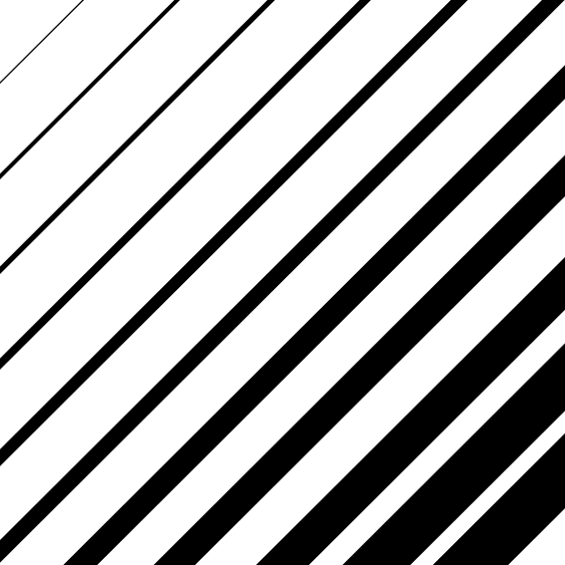
#> input picture MopTest1.png, 565 x 565 px
$ python MopTest1.py
#> lines starting #> are read from the running program, lines starting #| are printed output that depends on the picture; after the words box and inside, x2 and y2 are one past the last pixel; in counts of white or black regions, pixels touching at a corner belong together
import cv2
from matplotlib import pyplot as plt

img = cv2.imread("MopTest1.png", cv2.IMREAD_GRAYSCALE)
#> img is the input picture: shape (565, 565); min 0, max 255, mean 179.2
ret, thresh = cv2.threshold(img, 0, 255, cv2.THRESH_BINARY+cv2.THRESH_OTSU)
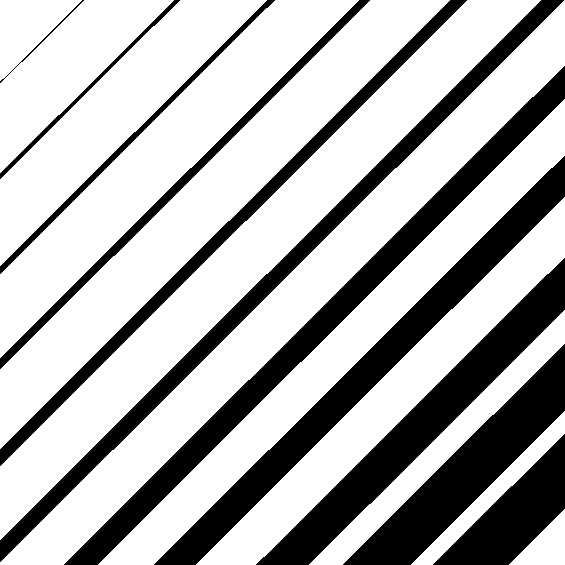
#> thresh: shape (565, 565); 70.3% white; 11 black regions, largest, box (x1, y1, x2, y2) and area: (64, 66, 565, 565) 16389, (154, 156, 565, 565) 16205, (256, 258, 565, 565) 14876
#> ret = 128
kernel = cv2.getStructuringElement(cv2.MORPH_RECT, (5, 5))
dst1 = thresh.copy()
dst2 = thresh.copy()

dilation = cv2.dilate(dst1, kernel, iterations = 1)
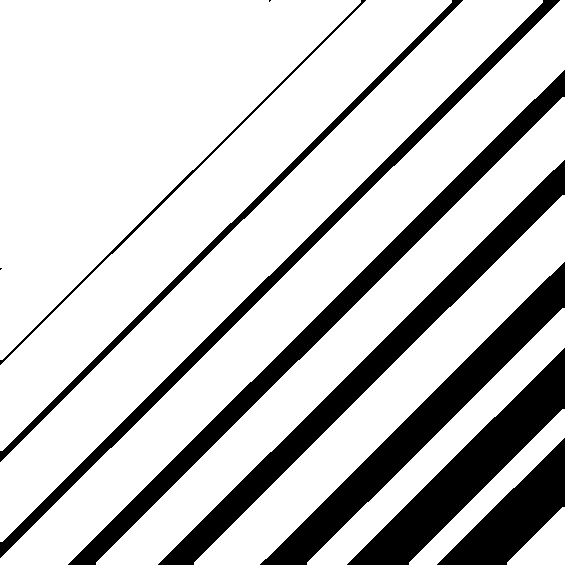
#> dilation: shape (565, 565); 78.3% white; 10 black regions (2 under 20 px), largest, box (x1, y1, x2, y2) and area: (158, 160, 565, 565) 13093, (260, 262, 565, 565) 12624, (68, 70, 565, 565) 12525
erosion = cv2.erode(dst2, kernel, iterations = 1)
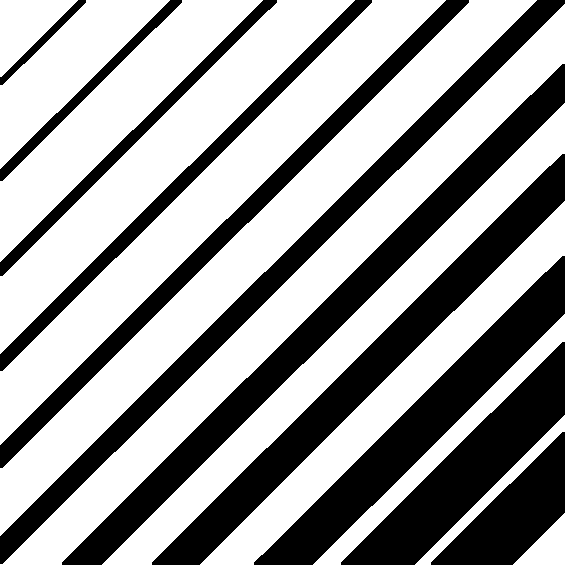
#> erosion: shape (565, 565); 61.9% white; 11 black regions, largest, box (x1, y1, x2, y2) and area: (62, 64, 565, 565) 20253, (152, 154, 565, 565) 19317, (254, 256, 565, 565) 17128

plt.subplot(1, 3, 1), plt.imshow(thresh, "gray")
plt.title("Treshold"), plt.xticks([]), plt.yticks([])
plt.subplot(1, 3, 2), plt.imshow(dilation, "gray")
plt.title("Dilation"), plt.xticks([]), plt.yticks([])
plt.subplot(1, 3, 3), plt.imshow(erosion, "gray")
plt.title("Erosion"), plt.xticks([]), plt.yticks([])

plt.show()
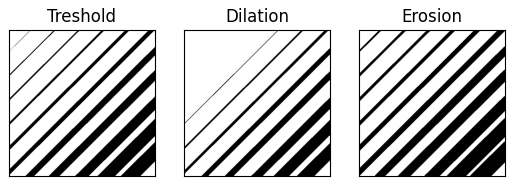
#> figure drawn by matplotlib, 3 panels

$ run again, with MopTest2.png copied over MopTest1.png
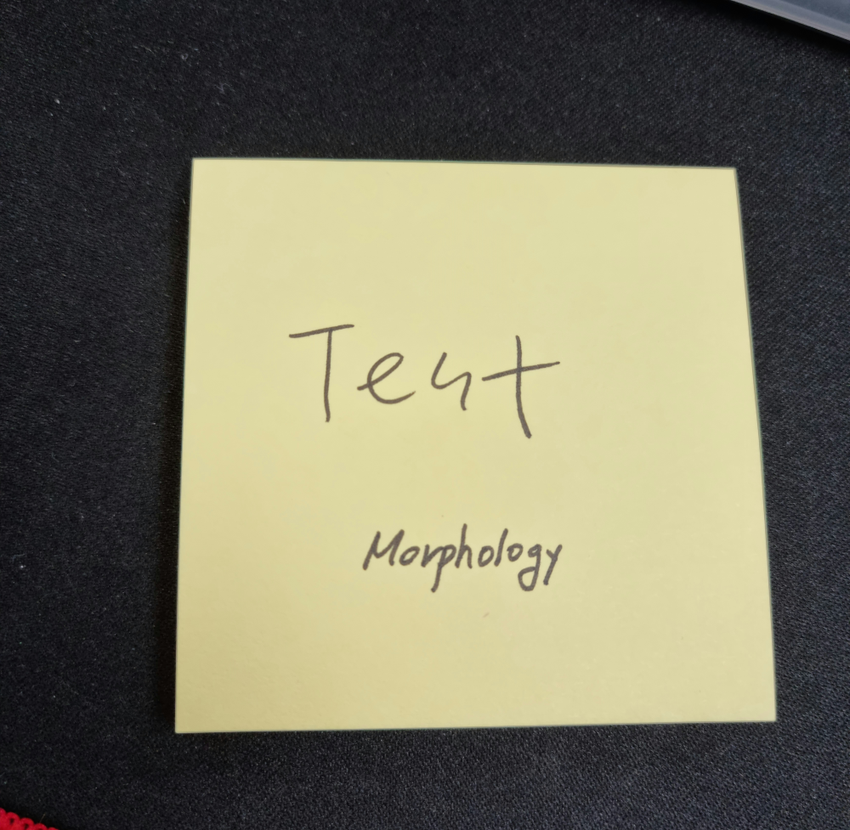
#> input picture MopTest2.png, 850 x 830 px, shrunk from 1000 x 977 before the run
#> `ret, thresh = cv2.threshold(img, 0, 255, cv2.THRESH_BINARY+cv2.THRESH_..`:
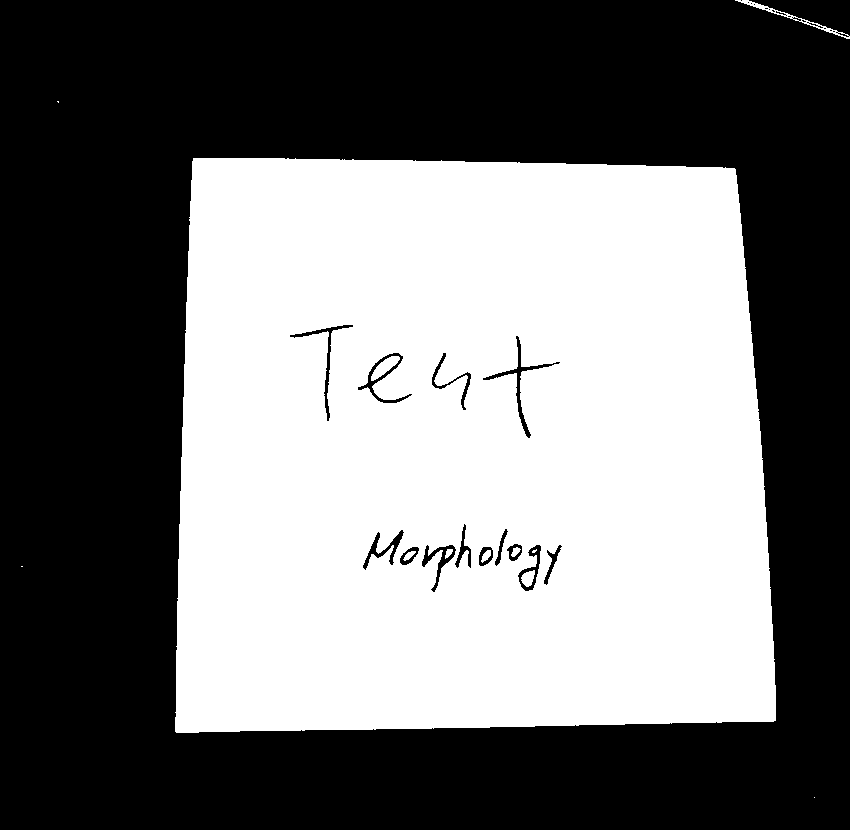
#> thresh: shape (830, 850); 45.8% white; 12 white regions (4 under 20 px), largest, box (x1, y1, x2, y2) and area: (175, 158, 776, 733) 321679, (735, 0, 850, 39) 393, (371, 356, 400, 381) 315
#> ret = 122
#> dilation: shape (830, 850); 47.1% white; 5 white regions, box (x1, y1, x2, y2) and area: (173, 156, 778, 735) 331020, (733, 0, 850, 41) 1060, (55, 99, 61, 105) 35, (19, 564, 25, 569) 30, (812, 795, 817, 800) 25
#> `erosion = cv2.erode(dst2, kernel, iterations = 1)`:
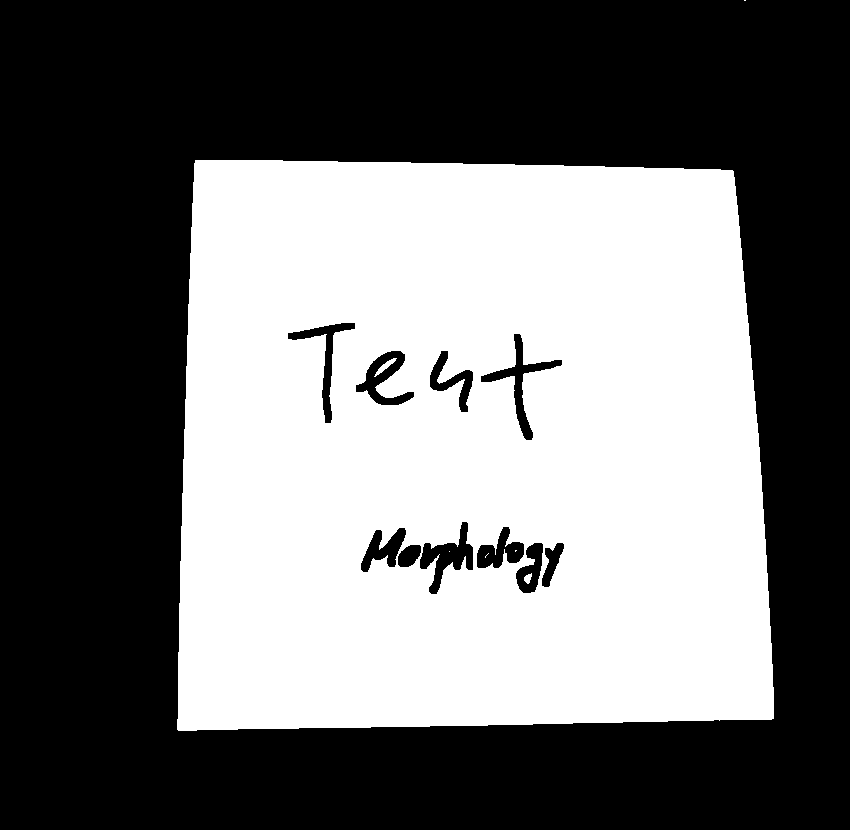
#> erosion: shape (830, 850); 44.2% white; 7 white regions (4 under 20 px), largest, box (x1, y1, x2, y2) and area: (177, 160, 774, 731) 311564, (374, 358, 397, 377) 117, (524, 573, 532, 584) 56
